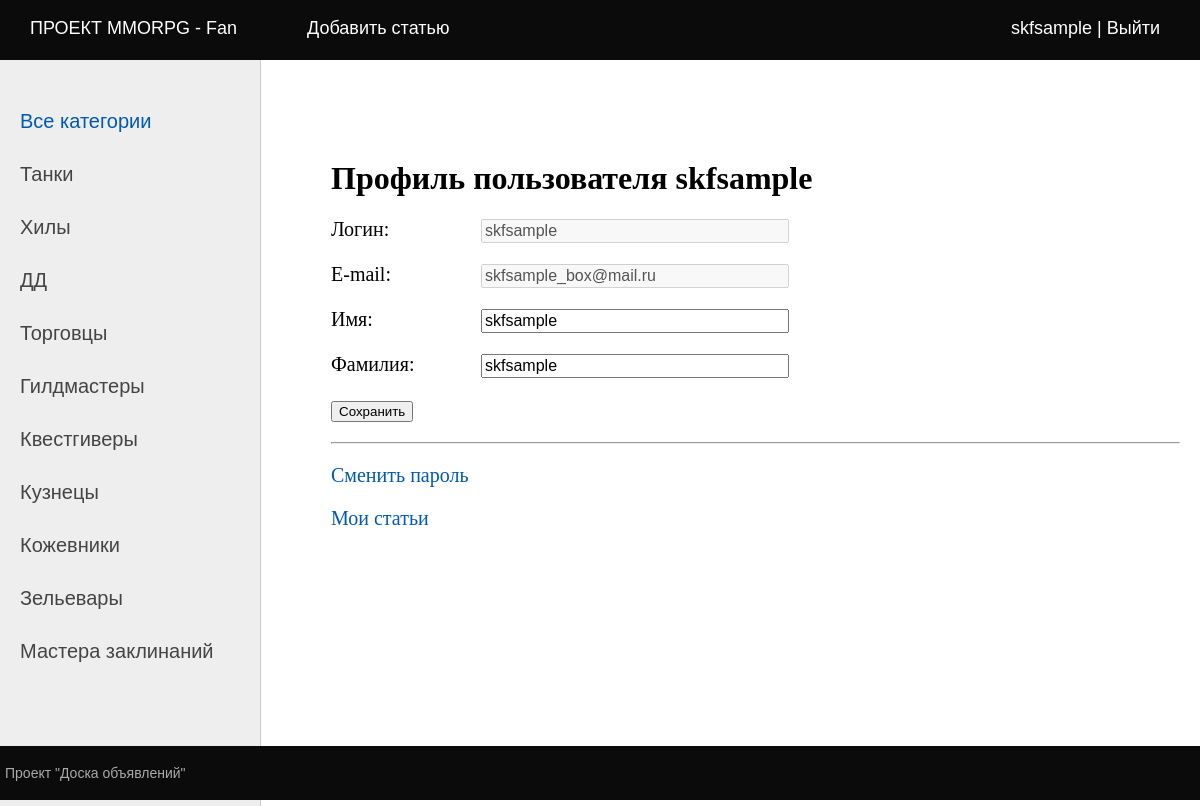
/accounts/profile/ (signed in), run on the app's committed database.
### board/models.py (models this page shows, shortened)
class Category(models.Model):
    name = models.CharField(max_length=128, db_index=True, verbose_name='Категория')

### accounts/views.py (the view, shortened to what this page needs)
# urls.py: path('profile/', views.ProfileUser.as_view(), name='profile'),
class ProfileUser(LoginRequiredMixin, UpdateView):
    model = get_user_model()
    form_class = ProfileUserForm
    template_name = 'accounts/profile.html'
    extra_context = {'title': "Профиль пользователя"}
    def get_object(self, queryset=None):
        return self.request.user

### accounts/forms.py
class ProfileUserForm(forms.ModelForm):
    username = forms.CharField(disabled=True, label='Логин', widget=forms.TextInput(attrs={'class': 'form-input'}))
    email = forms.CharField(disabled=True, label='E-mail', widget=forms.TextInput(attrs={'class': 'form-input'}))
    class Meta:
        model = get_user_model()
        fields = ['username', 'email', 'first_name', 'last_name']
        labels = {
            'first_name': 'Имя',
            'last_name': 'Фамилия',
        }
        widgets = {
            'first_name': forms.TextInput(attrs={'class': 'form-input'}),
            'last_name': forms.TextInput(attrs={'class': 'form-input'}),
        }

### board/templatetags/board_tags.py (called while the page is built)
@register.simple_tag
def get_menu():
    return menu

@register.inclusion_tag('board/list_categories.html')
def show_categories(cat_selected=0):
    cats = Category.objects.all()
    return {'cats': cats, 'cat_selected': cat_selected}

### accounts/templates/accounts/profile.html (shortened to what this page needs)
{% extends 'default.html' %}
{% block content %}
<h1>Профиль пользователя {{user}}</h1>
<form method="post">
    {% for f in form %}
    <p ><label class="form-label" for="{{ f.id_for_label }}">{{f.label}}: </label>{{ f }}</p>
    {% endfor %}
    <p ><button type="submit">Сохранить</button></p>
</form>
<hr>
<p ><a href="{% url 'accounts:password_change' %}">Сменить пароль</a></p>
<p ><a href="{% url 'post_user' user.id %}">Мои статьи</a></p>
{% endblock %}

### templates/default.html (shortened to what this page needs)
{% load static %}
{% load board_tags %}
<!DOCTYPE html>
<html lang="en">
<head>
	<link type="text/css" href="{% static 'board/css/styles.css' %}" rel="stylesheet" />
</head>
<body>
<table class="table-page" border=0 cellpadding="0" cellspacing="0">
<tr><td valign=top>
{% block mainmenu %}
		<div class="header">
			<ul id="mainmenu" class="mainmenu">
{% get_menu as menu %}
{% for m in menu %}
				<li><a href="{% url m.url_name %}">{{m.title}}</a></li>
{% endfor %}
{% if user.is_authenticated %}
			<li class="last"><a href="{% url 'accounts:profile' %}">{{user.username}}</a> |
				<a href="{% url 'accounts:logout' %}">Выйти</a></li>
{% else %}
			<li class="last"><a href="{% url 'accounts:login' %}">Войти</a> |
				<a href="{% url 'accounts:register' %}">Регистрация</a></li>
{% endif %}
			</ul>
		</div>
{% endblock mainmenu %}
<table class="table-content" border=0 cellpadding="0" cellspacing="0">
<tr>
	<td valign="top" class="left-chapters">
	<ul id="leftchapters">
		{% if cat_selected == 0 or cat_selected is None %}
		<li class="selected">Все категории</li>
		{% else %}
		<li><a href="{% url 'home' %}">Все категории</a></li>
		{% endif %}
		{% show_categories cat_selected %}
	</ul>
	</td>
<td valign="top" class="content">
	<div class="content-text">
{% block content %}
{% endblock %}
	</div>
</td></tr></table>
</td></tr>
<tr><td valign=top>
	<div id="footer">
		<p>Проект "Доска объявлений"</p>
	</div>
</td></tr></table>
</body>
</html>

### board/templates/board/list_categories.html
{% for cat in cats %}
{% if cat.id == cat_selected %}
<li class="selected">{{ cat.name }}</li>
{% else %}
<li><a href="{% url 'category' cat.pk %}">{{ cat.name }}</a></li>
{% endif %}
{% endfor %}

### board/static/board/css/styles.css (style rules this page uses)
html, body { font-family: 'Arial'; margin: 0; padding: 0; height: 100%; width: 100%; color: #444; }
a { color: #0059b2; text-decoration: none; }
.table-page { width: 100%; height: 100%; vertical-align: top; }
.table-page tr { height: 100%; }
.header { background: #0b0b0b; height: 60px; }
ul.mainmenu { list-style: none; margin: 0; padding: 0; height: 60px; color: #ffffff; font-size: 18px; overflow: hidden; }
ul.mainmenu li { float: left; margin: 18px 40px 0 30px; }
ul.mainmenu li.last { float: right; }
ul.mainmenu li a { color: #ffffff; text-decoration: none; }
.table-content { width: 100%; min-height: 100%; height: 100%; }
.left-chapters { margin: 0; background: #eee; border-right: 1px solid #ccc; }
.left-chapters ul { width: 230px; margin: 0; padding: 20px 10px 10px 20px; list-style: none; font-size: 20px; }
.left-chapters ul li { margin: 30px 0 0 0; color: #999; }
.left-chapters ul li.selected { color: #0059b2; }
.left-chapters ul li a { color: #444; text-decoration: none; }
.content { padding: 40px 20px 20px 40px; width: 100%; box-sizing: border-box; }
.content-text { margin: 60px 0 0 30px; color: #000; font-size: 20px; font-family: Yandex Sans Display Light; }
.content-text h1 { font-size: 32px; }
#footer { box-sizing: border-box; background: #0b0b0b; padding: 5px; color: #aaa; font-size: 14px; font-family: Verdana, Geneva, Arial, Helvetica; text-align: left; overflow: hidden; }
.form-input { width: 300px; font-size: 16px; }
.form-label { display: inline-block; min-width: 150px; vertical-align: top; }

### data on the page
Category: name "Танки"
Category: name "Хилы"
Category: name "ДД"
Category: name "Торговцы"
Category: name "Гилдмастеры"
Category: name "Квестгиверы"
Category: name "Кузнецы"
Category: name "Кожевники"
Category: name "Зельевары"
Category: name "Мастера заклинаний"

### other printed values
{{ m.title }} "ПРОЕКТ MMORPG - Fan" "Добавить статью"
{{ user.username }} "skfsample"
{{ user }} "skfsample"
{{ f.label }} "Логин" "E-mail" "Имя" "Фамилия"
